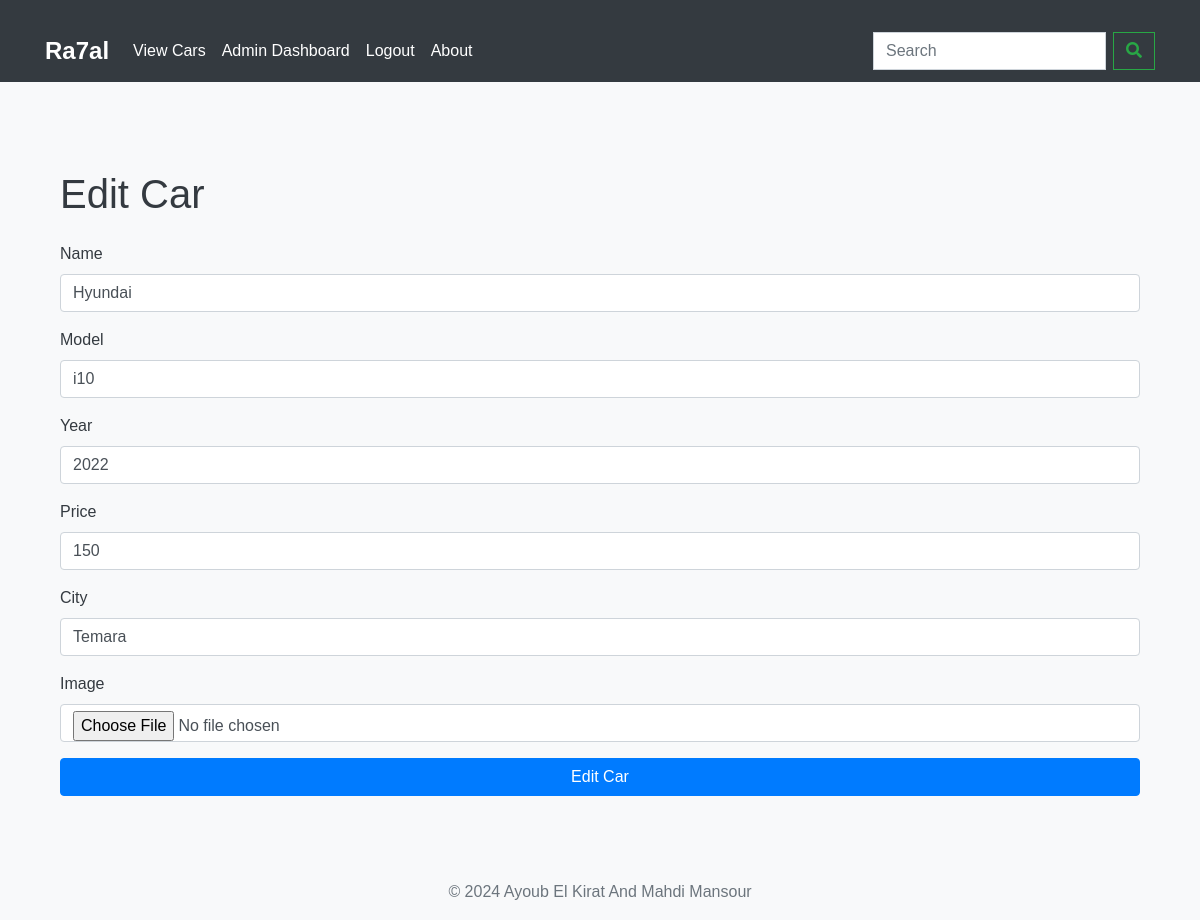
Screenshot of /edit_car/5/ (signed in) with the database file from the repository.
### base/models.py (models this page shows, shortened)
class Car(models.Model):
    id = models.AutoField(primary_key=True)
    name = models.CharField(max_length=100)
    model = models.CharField(max_length=100)
    year = models.IntegerField()
    price = models.IntegerField()
    image = models.ImageField(upload_to='car_images')
    is_available = models.BooleanField(default=True)
    city = models.CharField(max_length=100)
    class Meta:
        ordering = ['name']

### base/views.py (the view)
# urls.py: path('edit_car/<int:id>/', views.edit_car, name='edit_car'),
@staff_member_required
def edit_car(request, id):
    car = get_object_or_404(Car, id=id)
    if request.method == 'POST':
        form = CarForm(request.POST, request.FILES, instance=car)
        if form.is_valid():
            form.save()
            return redirect('admin_dashboard')
    else:
        form = CarForm(instance=car)
    return render(request, 'base/edit_car.html', {'form': form, 'car': car})

### base/forms.py
class CarForm(forms.ModelForm):
    class Meta:
        model = Car
        fields = ['name', 'model', 'year', 'price', 'image', 'city']
        widgets = {
            'name': forms.TextInput(attrs={'class': 'form-control'}),
            'model': forms.TextInput(attrs={'class': 'form-control'}),
            'year': forms.NumberInput(attrs={'class': 'form-control'}),
            'price': forms.NumberInput(attrs={'class': 'form-control'}),
            'image': forms.FileInput(attrs={'class': 'form-control'}),
            'city': forms.TextInput(attrs={'class': 'form-control'})
        }

### base/templates/base/edit_car.html (shortened to what this page needs)
{% extends 'base.html' %}
{% block content %}
<div class="container">
    <h1 class="mb-4">Edit Car</h1>
    <form method="post" enctype="multipart/form-data">
        <div class="form-group">
            <label for="name">Name</label>
            <input type="text" name="name" id="name" class="form-control" value="{{ car.name }}" required>
        </div>
        <div class="form-group">
            <label for="model">Model</label>
            <input type="text" name="model" id="model" class="form-control" value="{{ car.model }}" required>
        </div>
        <div class="form-group">
            <label for="year">Year</label>
            <input type="number" name="year" id="year" class="form-control" value="{{ car.year }}" required>
        </div>
        <div class="form-group">
            <label for="price">Price</label>
            <input type="number" name="price" id="price" class="form-control" value="{{ car.price }}" required>
        </div>
        <div class="form-group">
            <label for="city">City</label>
            <input type="text" name="city" id="city" class="form-control" value="{{ car.city }}" required>
        </div>
        <div class="form-group">
            <label for="image">Image</label>
            <input type="file" name="image" id="image" class="form-control">
        </div>
        <button type="submit" class="btn btn-primary btn-block">Edit Car</button>
    </form>
</div>
{% endblock %}

### static/styles.css (style rules this page uses)
body, h1, h2, h3, h4, h5, h6, p { margin: 0; padding: 0; font-family: 'Arial', sans-serif; }
body { font-family: 'Arial', sans-serif; background-color: #f8f9fa; color: #343a40; min-height: 100vh; display: flex; flex-direction: column; }
.container { margin-top: 20px; flex: 1; }
.btn-primary, .btn-outline-primary { transition: background-color 0.3s, color 0.3s; }
.form-control { border-radius: 0.25rem; }
.mb-4, .my-4 { margin-bottom: 1.5rem !important; }
.btn-block { display: block; width: 100%; }

### rows the page displays
Car: name "Hyundai", model "i10", year "2022", price "150", city "Temara"
